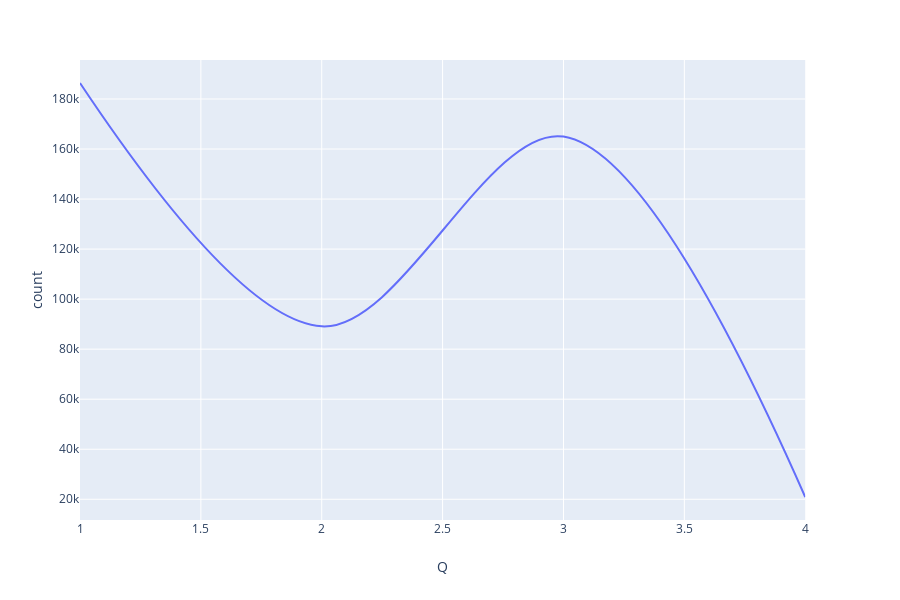

The notebook cell this image was saved under:
### Code cell
df['Q'] = df.date.dt.quarter
df['M'] = df.date.dt.month
df['D'] = df.date.dt.dayofyear
df['Y'] = df.date.dt.year
fig = px.line(df.groupby('Q').sum().reset_index(), x="Q", y='count', line_shape="spline",)
fig.show()

### Figure 1 — Plotly figure (JSON) as saved in the notebook; plotly's stock layout.template omitted (floating-point values rounded to 4 significant figures)
{"data": [{"hoverlabel": {"namelength": 0}, "hovertemplate": "Q=%{x}<br>count=%{y}", "legendgroup": "", "line": {"color": "#636efa", "dash": "solid", "shape": "spline"}, "mode": "lines", "name": "", "showlegend": false, "type": "scatter", "x": [1, 2, 3, 4], "xaxis": "x", "y": [186390, 89140, 164960, 20910], "yaxis": "y"}], "layout": {"height": 600, "legend": {"tracegroupgap": 0}, "margin": {"t": 60}, "xaxis": {"anchor": "y", "domain": [0, 0.98], "title": {"text": "Q"}}, "yaxis": {"anchor": "x", "domain": [0, 1], "title": {"text": "count"}}}}
